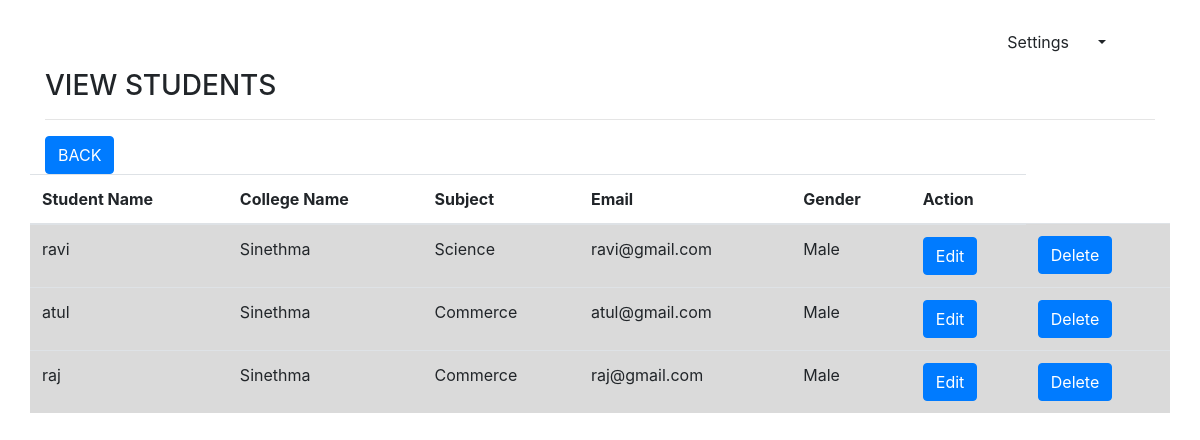
/index.php/admin/viewStudents/2, run on the app's committed database.
### tables this page shows
CREATE TABLE `students` (
  `id` int(200) NOT NULL,
  `studentname` varchar(200) NOT NULL,
  `college_id` int(200) NOT NULL,
  `gender` varchar(200) NOT NULL,
  `email` varchar(200) NOT NULL,
  `subject` varchar(200) NOT NULL
);

CREATE TABLE `college` (
  `college_id` int(200) NOT NULL,
  `collegename` varchar(200) NOT NULL,
  `branch` varchar(200) NOT NULL
);

### application/controllers/admin.php (called while the page is built, shortened)
<?php
class Admin extends CI_Controller {
	public function viewStudents($college_id){
		$this-> load ->view('header.php');
		$this->load->model('query');
		$data['students'] = $this->query->getStudents($college_id);
		$this->load->view('viewStudents',$data);
	}
}
?>

### index.php (called while the page is built, shortened)
<?php
require_once BASEPATH.'core/CodeIgniter.php';

### application/models/query.php (called while the page is built, shortened)
<?php
	class query extends CI_Model{
		public function getStudents($college_id){
			$this->db->select([ 'students.id','students.studentname','college.collegename','students.email','students.gender','students.subject']);
			$this->db->from('students');
			$this->db->join('college','college.college_id = students.college_id');
			$this->db->where(['students.college_id' => $college_id]);
			$students = $this->db->get();
			return $students->result();
		}
	}
?>

### application/views/viewStudents.php (the view)
<div class="container">
<h3>VIEW STUDENTS</h3>
 <hr>
 <?php echo anchor("admin/dashboard","BACK" , ['class'=>'btn btn-primary']);?>
 <div class="row">
 	<table class="table table-hover">
 		<thead>
 			<tr>
 				<th scope="col">Student Name</th>
 				<th scope="col">College Name</th>
 				<th scope="col">Subject</th>
 				<th scope="col">Email</th>
 				<th scope="col">Gender</th>
 				<th scope="col">Action</th>
 			</tr>
 		</thead>
 		<tbody>
 			<?php if(count($students)):?>
 		<?php foreach($students as $student):?>
 		<tr class="table-active">
 			<td><?php echo $student->studentname?></td>
 			<td><?php echo $student->collegename?></td>
 			<td><?php echo $student->subject?></td>
 			<td><?php echo $student->email?></td>
 			<td><?php echo $student->gender?></td>
 			<td><?php echo anchor("admin/editStudent/{$student->id}" ,"Edit",['CLASS'=>"btn btn-primary"]); ?>
 				<td><?php echo anchor("admin/deleteStudent/{$student->id}" ,"Delete",['CLASS'=>"btn btn-primary"]); ?>
 </td>
 		</tr>
 	<?php endforeach; ?>
 <?php else: ?>
 <tr>
 	<td>No Record Found!</td>
 </tr>
 <?php endif; ?>
 		</tbody>
 	</table>
 </div>
</div>

### data on the page
students: studentname "ravi", college.collegename "Sinethma", subject "Science", email "ravi@gmail.com", gender "Male", id "Edit", id "Delete"
students: studentname "atul", college.collegename "Sinethma", subject "Commerce", email "atul@gmail.com", gender "Male", id "Edit", id "Delete"
students: studentname "raj", college.collegename "Sinethma", subject "Commerce", email "raj@gmail.com", gender "Male", id "Edit", id "Delete"

### other printed values
anchor("admin/dashboard","BACK" , ['class'=>'btn btn-primary']) "BACK"
